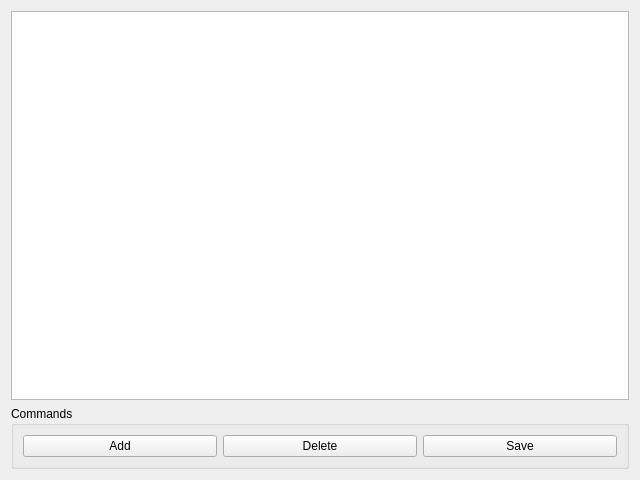
<?xml version="1.0" encoding="UTF-8"?>
<ui version="4.0">
 <class>CollegeEditorDialog</class>
 <widget class="QWidget" name="CollegeEditorDialog">
  <property name="geometry">
   <rect>
    <x>0</x>
    <y>0</y>
    <width>640</width>
    <height>480</height>
   </rect>
  </property>
  <property name="windowTitle">
   <string>Form</string>
  </property>
  <layout class="QVBoxLayout" name="verticalLayout">
   <item>
    <widget class="QTableWidget" name="collegeTableWidget"/>
   </item>
   <item>
    <widget class="QGroupBox" name="groupBox">
     <property name="title">
      <string>Commands</string>
     </property>
     <layout class="QHBoxLayout" name="horizontalLayout">
      <item>
       <widget class="QPushButton" name="addButton">
        <property name="text">
         <string>Add</string>
        </property>
       </widget>
      </item>
      <item>
       <widget class="QPushButton" name="deleteButton">
        <property name="text">
         <string>Delete</string>
        </property>
       </widget>
      </item>
      <item>
       <widget class="QPushButton" name="saveButton">
        <property name="text">
         <string>Save</string>
        </property>
       </widget>
      </item>
     </layout>
    </widget>
   </item>
  </layout>
 </widget>
 <resources/>
 <connections/>
</ui>
